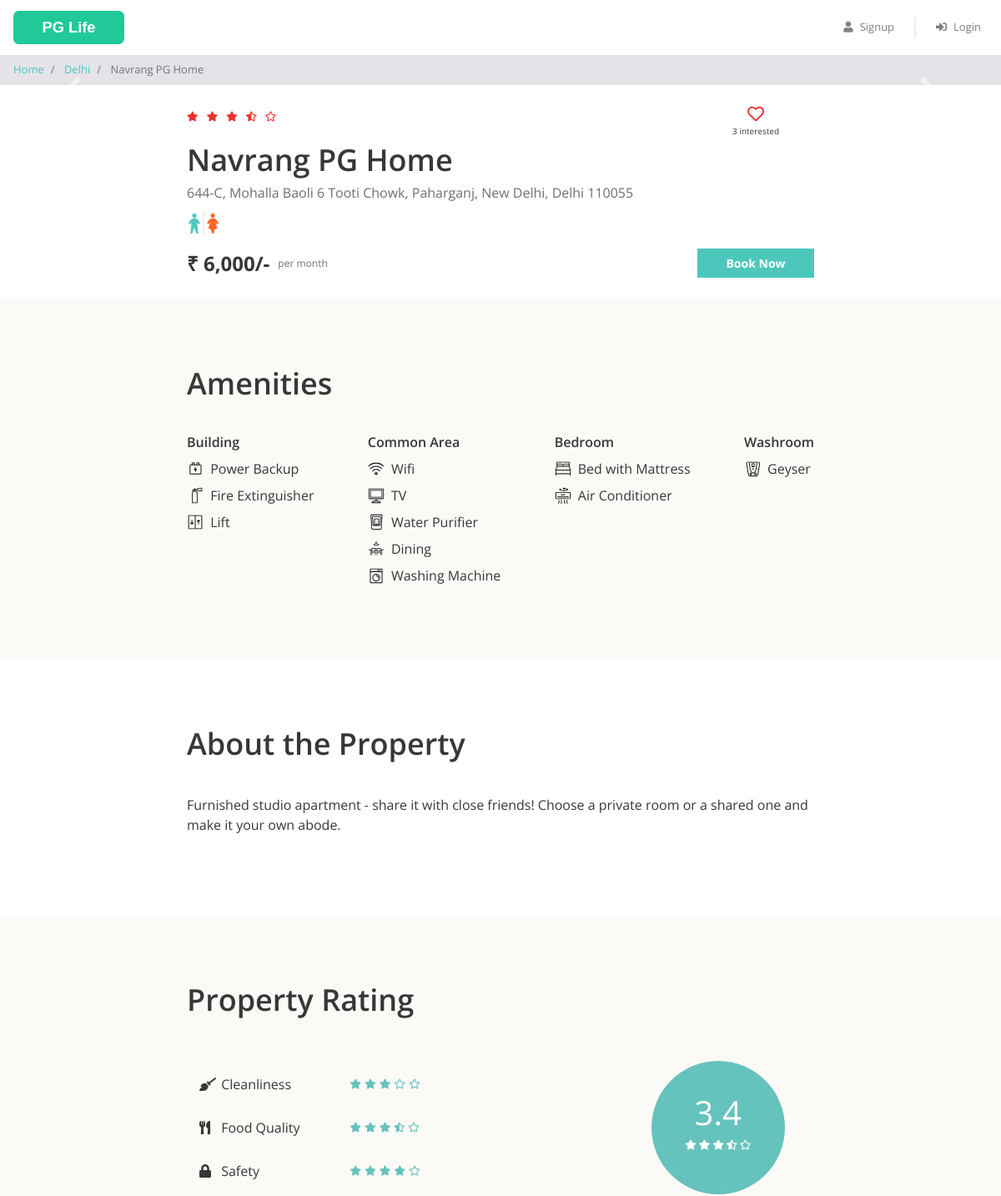
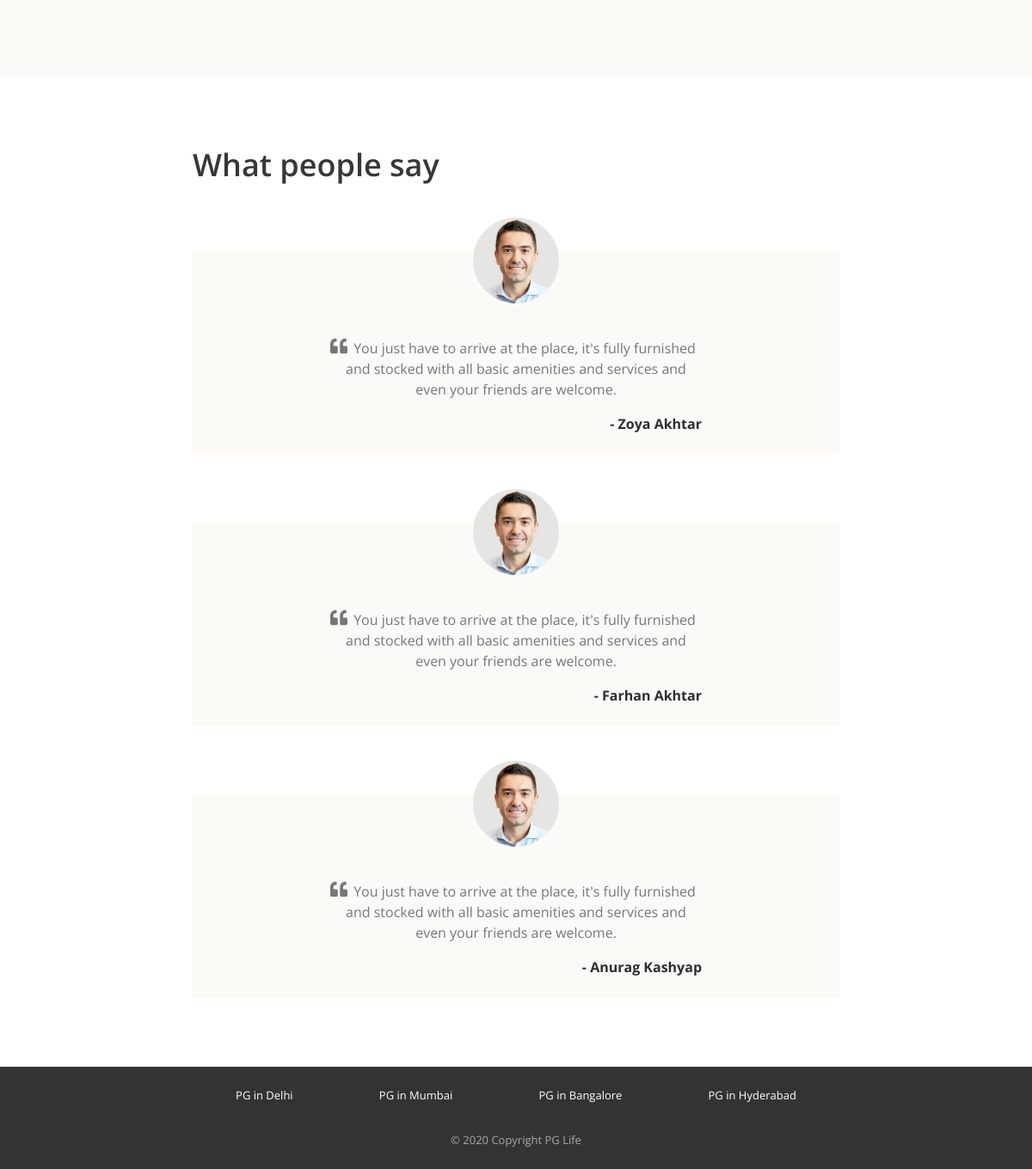
The app's page /PGLife/property_detail.php?property_id=2 with its own data (2 pictures, top to bottom).
### tables this page shows
CREATE TABLE IF NOT EXISTS properties (
  id INT NOT NULL AUTO_INCREMENT,
  city_id INT NOT NULL,
  name VARCHAR(100) NOT NULL,
  address VARCHAR(255) NOT NULL,
  description LONGTEXT NOT NULL,
  gender ENUM('male', 'female', 'unisex') NOT NULL,
  rent INT NOT NULL,
  rating_clean FLOAT(2,1) NOT NULL,
  rating_food FLOAT(2,1) NOT NULL,
  rating_safety FLOAT(2,1) NOT NULL,
  PRIMARY KEY (id),
  FOREIGN KEY (city_id) REFERENCES cities(id)
);

CREATE TABLE IF NOT EXISTS cities (
  id INT NOT NULL AUTO_INCREMENT,
  name VARCHAR(100) NOT NULL,
  PRIMARY KEY (id)
);

CREATE TABLE IF NOT EXISTS amenities (
  id INT NOT NULL AUTO_INCREMENT,
  name VARCHAR(100) NOT NULL,
  type VARCHAR(100) NOT NULL,
  icon VARCHAR(30) NOT NULL,
  PRIMARY KEY (id)
);

CREATE TABLE IF NOT EXISTS testimonials (
  id INT NOT NULL AUTO_INCREMENT,
  property_id INT NOT NULL,
  user_name VARCHAR(100) NOT NULL,
  content LONGTEXT NOT NULL,
  PRIMARY KEY (id),
  FOREIGN KEY (property_id) REFERENCES properties(id)
);

### PGLife/property_detail.php (the view, shortened to what this page needs)
<?php
require "includes/database_connect.php";
$property_id = $_GET["property_id"];
$sql_1 = "SELECT *, p.id AS property_id, p.name AS property_name, c.name AS city_name
            FROM properties p
            INNER JOIN cities c ON p.city_id = c.id
            WHERE p.id = $property_id";
$result_1 = mysqli_query($conn, $sql_1);
$property = mysqli_fetch_assoc($result_1);
$sql_2 = "SELECT * FROM testimonials WHERE property_id = $property_id";
$result_2 = mysqli_query($conn, $sql_2);
$testimonials = mysqli_fetch_all($result_2, MYSQLI_ASSOC);
$sql_3 = "SELECT a.*
            FROM amenities a
            INNER JOIN properties_amenities pa ON a.id = pa.amenity_id
            WHERE pa.property_id = $property_id";
$result_3 = mysqli_query($conn, $sql_3);
$amenities = mysqli_fetch_all($result_3, MYSQLI_ASSOC);
$sql_4 = "SELECT * FROM interested_users_properties WHERE property_id = $property_id";
$result_4 = mysqli_query($conn, $sql_4);
$interested_users_count = mysqli_num_rows($result_4);
?>
<!DOCTYPE html>
<html lang="en">
<head>
    <?php
    include "includes/head_links.php";
    ?>
    <link href="css/property_detail.css" rel="stylesheet" />
</head>
<body>
    <?php
    include "includes/header.php";
    ?>
    <nav aria-label="breadcrumb">
        <ol class="breadcrumb py-2">
            <li class="breadcrumb-item">
                <a href="index.php">Home</a>
            </li>
            <li class="breadcrumb-item">
                <a href="property_list.php?city=<?= $property['city_name']; ?>"><?= $property['city_name']; ?></a>
            </li>
            <li class="breadcrumb-item active" aria-current="page">
                <?= $property['property_name']; ?>
            </li>
        </ol>
    </nav>
    <div id="property-images" class="carousel slide" data-ride="carousel">
        <a class="carousel-control-prev" href="#property-images" role="button" data-slide="prev">
            <span class="carousel-control-prev-icon" aria-hidden="true"></span>
        </a>
        <a class="carousel-control-next" href="#property-images" role="button" data-slide="next">
            <span class="carousel-control-next-icon" aria-hidden="true"></span>
        </a>
    </div>
    <div class="property-summary page-container">
        <div class="row no-gutters justify-content-between">
            <?php
            $total_rating = ($property['rating_clean'] + $property['rating_food'] + $property['rating_safety']) / 3;
            $total_rating = round($total_rating, 1);
            ?>
            <div class="star-container" title="<?= $total_rating ?>">
                <?php
                $rating = $total_rating;
                for ($i = 0; $i < 5; $i++) {
                    if ($rating >= $i + 0.8) {
                ?>
                        <i class="fas fa-star"></i>
                    <?php
                    } elseif ($rating >= $i + 0.3) {
                    ?>
                        <i class="fas fa-star-half-alt"></i>
                    <?php
                    } else {
                    ?>
                        <i class="far fa-star"></i>
                <?php
                    }
                }
                ?>
            </div>
            <div class="interested-container">
                <?php
                $is_interested = false;
                if ($is_interested) {
                ?>
                    <i class="is-interested-image fas fa-heart"></i>
                <?php
                } else {
                ?>
                    <i class="is-interested-image far fa-heart"></i>
                <?php
                }
                ?>
                <div class="interested-text">
                    <span class="interested-user-count"><?= $interested_users_count ?></span> interested
                </div>
            </div>
        </div>
        <div class="detail-container">
            <div class="property-name"><?= $property['property_name'] ?></div>
            <div class="property-address"><?= $property['address'] ?></div>
            <div class="property-gender">
                <?php
                if ($property['gender'] == "male") {
                ?>
                    <img src="img/male.png">
                <?php
                } elseif ($property['gender'] == "female") {
                ?>
                    <img src="img/female.png">
                <?php
                } else {
                ?>
                    <img src="img/unisex.png">
                <?php
                }
                ?>
            </div>
        </div>
        <div class="row no-gutters">
            <div class="rent-container col-6">
                <div class="rent">₹ <?= number_format($property['rent']) ?>/-</div>
                <div class="rent-unit">per month</div>
            </div>
            <div class="button-container col-6">
                <a href="#" class="btn btn-primary">Book Now</a>
            </div>
        </div>
    </div>
    <div class="property-amenities">
        <div class="page-container">
            <h1>Amenities</h1>
            <div class="row justify-content-between">
                <div class="col-md-auto">
                    <h5>Building</h5>
                    <?php
                    foreach ($amenities as $amenity) {
                        if ($amenity['type'] == "Building") {
                    ?>
                            <div class="amenity-container">
                                <img src="img/amenities/<?= $amenity['icon'] ?>.svg">
                                <span><?= $amenity['name'] ?></span>
                            </div>
                    <?php
                        }
                    }
                    ?>
                </div>
                <div class="col-md-auto">
                    <h5>Common Area</h5>
                    <?php
                    foreach ($amenities as $amenity) {
                        if ($amenity['type'] == "Common Area") {
                    ?>
                            <div class="amenity-container">
                                <img src="img/amenities/<?= $amenity['icon'] ?>.svg">
                                <span><?= $amenity['name'] ?></span>
                            </div>
                    <?php
                        }
                    }
                    ?>
                </div>
                <div class="col-md-auto">
                    <h5>Bedroom</h5>
                    <?php
                    foreach ($amenities as $amenity) {
                        if ($amenity['type'] == "Bedroom") {
                    ?>
                            <div class="amenity-container">
                                <img src="img/amenities/<?= $amenity['icon'] ?>.svg">
                                <span><?= $amenity['name'] ?></span>
                            </div>
                    <?php
                        }
                    }
                    ?>
                </div>
                <div class="col-md-auto">
                    <h5>Washroom</h5>
                    <?php
                    foreach ($amenities as $amenity) {
                        if ($amenity['type'] == "Washroom") {
                    ?>
                            <div class="amenity-container">
                                <img src="img/amenities/<?= $amenity['icon'] ?>.svg">
                                <span><?= $amenity['name'] ?></span>
                            </div>
                    <?php
                        }
                    }
                    ?>
                </div>
            </div>
        </div>
    </div>
    <div class="property-about page-container">
        <h1>About the Property</h1>
        <p><?= $property['description'] ?></p>
    </div>
    <div class="property-rating">
        <div class="page-container">
            <h1>Property Rating</h1>
            <div class="row align-items-center justify-content-between">
                <div class="col-md-6">
                    <div class="rating-criteria row">
                        <div class="col-6">
                            <i class="rating-criteria-icon fas fa-broom"></i>
                            <span class="rating-criteria-text">Cleanliness</span>
                        </div>
                        <div class="rating-criteria-star-container col-6" title="<?= $property['rating_clean'] ?>">
                            <?php
                            $rating = $property['rating_clean'];
                            for ($i = 0; $i < 5; $i++) {
                                if ($rating >= $i + 0.8) {
                            ?>
                                    <i class="fas fa-star"></i>
                                <?php
                                } elseif ($rating >= $i + 0.3) {
                                ?>
                                    <i class="fas fa-star-half-alt"></i>
                                <?php
                                } else {
                                ?>
                                    <i class="far fa-star"></i>
                            <?php
                                }
                            }
                            ?>
                        </div>
                    </div>
                    <div class="rating-criteria row">
                        <div class="col-6">
                            <i class="rating-criteria-icon fas fa-utensils"></i>
                            <span class="rating-criteria-text">Food Quality</span>
                        </div>
                        <div class="rating-criteria-star-container col-6" title="<?= $property['rating_food'] ?>">
                            <?php
                            $rating = $property['rating_food'];
                            for ($i = 0; $i < 5; $i++) {
                                if ($rating >= $i + 0.8) {
                            ?>
                                    <i class="fas fa-star"></i>
                                <?php
                                } elseif ($rating >= $i + 0.3) {
                                ?>
                                    <i class="fas fa-star-half-alt"></i>
                                <?php
                                } else {
                                ?>
                                    <i class="far fa-star"></i>
                            <?php
                                }
                            }
                            ?>
                        </div>
                    </div>
                    <div class="rating-criteria row">
                        <div class="col-6">
                            <i class="rating-criteria-icon fa fa-lock"></i>
                            <span class="rating-criteria-text">Safety</span>
                        </div>
                        <div class="rating-criteria-star-container col-6" title="<?= $property['rating_safety'] ?>">
                            <?php
                            $rating = $property['rating_safety'];
                            for ($i = 0; $i < 5; $i++) {
                                if ($rating >= $i + 0.8) {
                            ?>
                                    <i class="fas fa-star"></i>
                                <?php
                                } elseif ($rating >= $i + 0.3) {
                                ?>
                                    <i class="fas fa-star-half-alt"></i>
                                <?php
                                } else {
                                ?>
                                    <i class="far fa-star"></i>
                            <?php
                                }
                            }
                            ?>
                        </div>
                    </div>
                </div>
                <div class="col-md-4">
                    <div class="rating-circle">
                        <?php
                        $total_rating = ($property['rating_clean'] + $property['rating_food'] + $property['rating_safety']) / 3;
                        $total_rating = round($total_rating, 1);
                        ?>
                        <div class="total-rating"><?= $total_rating ?></div>
                        <div class="rating-circle-star-container">
                            <?php
                            $rating = $total_rating;
                            for ($i = 0; $i < 5; $i++) {
                                if ($rating >= $i + 0.8) {
                            ?>
                                    <i class="fas fa-star"></i>
                                <?php
                                } elseif ($rating >= $i + 0.3) {
                                ?>
                                    <i class="fas fa-star-half-alt"></i>
                                <?php
                                } else {
                                ?>
                                    <i class="far fa-star"></i>
                            <?php
                                }
                            }
                            ?>
                        </div>
                    </div>
                </div>
            </div>
        </div>
    </div>
    <div class="property-testimonials page-container">
        <h1>What people say</h1>
        <?php
        foreach ($testimonials as $testimonial) {
        ?>
            <div class="testimonial-block">
                <div class="testimonial-image-container">
                    <img class="testimonial-img" src="img/man.png">
                </div>
                <div class="testimonial-text">
                    <i class="fa fa-quote-left" aria-hidden="true"></i>
                    <p><?= $testimonial['content'] ?></p>
                </div>
                <div class="testimonial-name">- <?= $testimonial['user_name'] ?></div>
            </div>
        <?php
        }
        ?>
    </div>
    <?php
    include "includes/footer.php";
    ?>
</body>
</html>

### records on screen
properties: city.name "Delhi", name "Navrang PG Home", address "644-C, Mohalla Baoli 6 Tooti Chowk, Paharganj, New Delhi, Delhi 110055", rent "6,000", description "Furnished studio apartment - share it with close friends! Choose a private room or a shared one and make it your own abode.", rating_food "3.4"
amenities: icon (picture), name "Power Backup"
amenities: icon (picture), name "Fire Extinguisher"
amenities: icon (picture), name "Lift"
amenities: icon (picture), name "Wifi"
amenities: shows a picture, name "TV"
amenities: icon (picture), name "Water Purifier"
amenities: icon (picture), name "Dining"
amenities: icon (picture), name "Washing Machine"
amenities: shows a picture, name "Bed with Mattress"
amenities: shows a picture, name "Air Conditioner"
amenities: icon (picture), name "Geyser"
testimonials: content "You just have to arrive at the place, it's fully furnished and stocked with all basic amenities and services and even your friends are welcome.", user_name "Zoya Akhtar"
testimonials: content "You just have to arrive at the place, it's fully furnished and stocked with all basic amenities and services and even your friends are welcome.", user_name "Farhan Akhtar"
testimonials: content "You just have to arrive at the place, it's fully furnished and stocked with all basic amenities and services and even your friends are welcome.", user_name "Anurag Kashyap"

### other values on screen
$interested_users_count "3"
